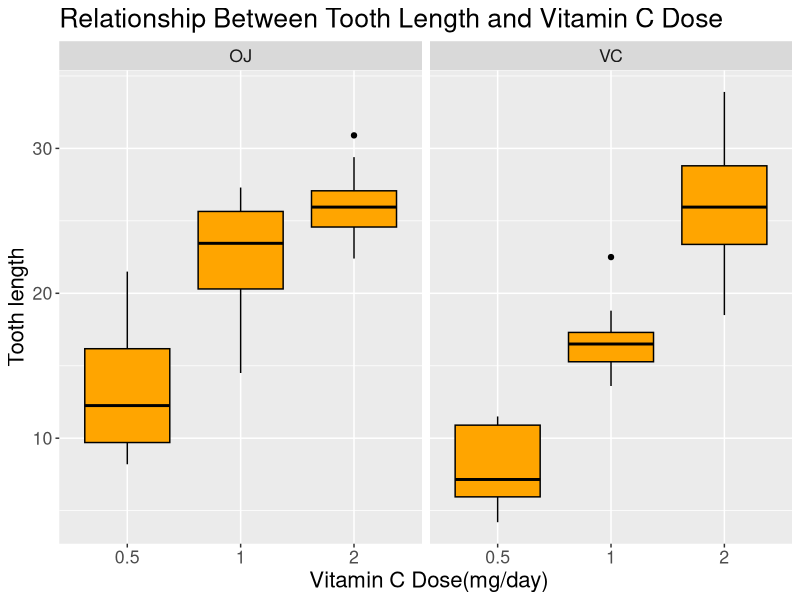

The R source for this figure:
## ---- chunk 1
knitr::opts_chunk$set(echo = TRUE)
## ---- chunk 2
library(ggplot2)
library(gridExtra)
tooth_data <- data.frame(ToothGrowth)
tooth_data$dose <- as.factor(tooth_data$dose)
## ---- chunk 3
summary(tooth_data)
## ---- chunk 4
box_plot <- ggplot(tooth_data, aes(dose,len)) + geom_boxplot(color="black",
fill="orange")+ facet_grid(.~supp) + 
labs(title="Relationship Between Tooth Length and Vitamin C Dose")+
labs(x=" Vitamin C Dose(mg/day)", y="Tooth length") + theme(text = element_text(size=16))
print(box_plot)
## ---- chunk 5
t.test(tooth_data$len~tooth_data$supp, alternative = "greater")
## ---- chunk 6
tooth_length_oj_dose1 <-tooth_data$len[tooth_data$dose==1 & tooth_data$supp =="OJ"]
tooth_length_oj_dose0p5 <-tooth_data$len[tooth_data$dose==0.5 & tooth_data$supp =="OJ"]
tooth_length_oj_dose2 <-tooth_data$len[tooth_data$dose==2 & tooth_data$supp =="OJ"]

tooth_length_vc_dose1 <-tooth_data$len[tooth_data$dose==1 & tooth_data$supp =="VC"]
tooth_length_vc_dose0p5 <-tooth_data$len[tooth_data$dose==0.5 & tooth_data$supp =="VC"]
tooth_length_vc_dose2 <-tooth_data$len[tooth_data$dose==2 & tooth_data$supp =="VC"]
## ---- chunk 7
t.test(tooth_length_oj_dose2,tooth_length_oj_dose1, alternative = "greater")

